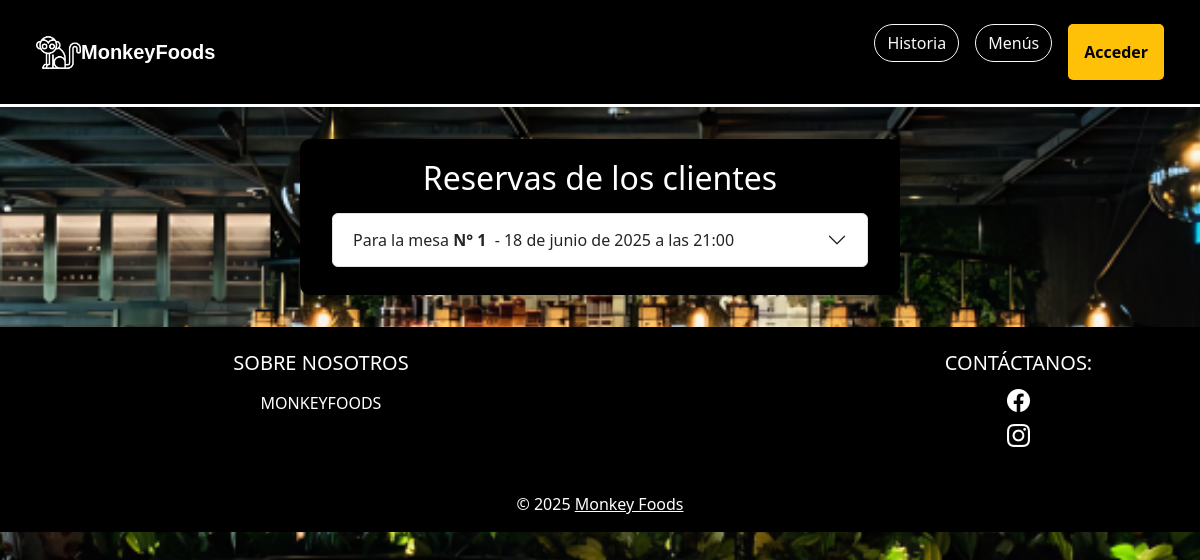
Before: /reservas_cocinero/ with the older database file.
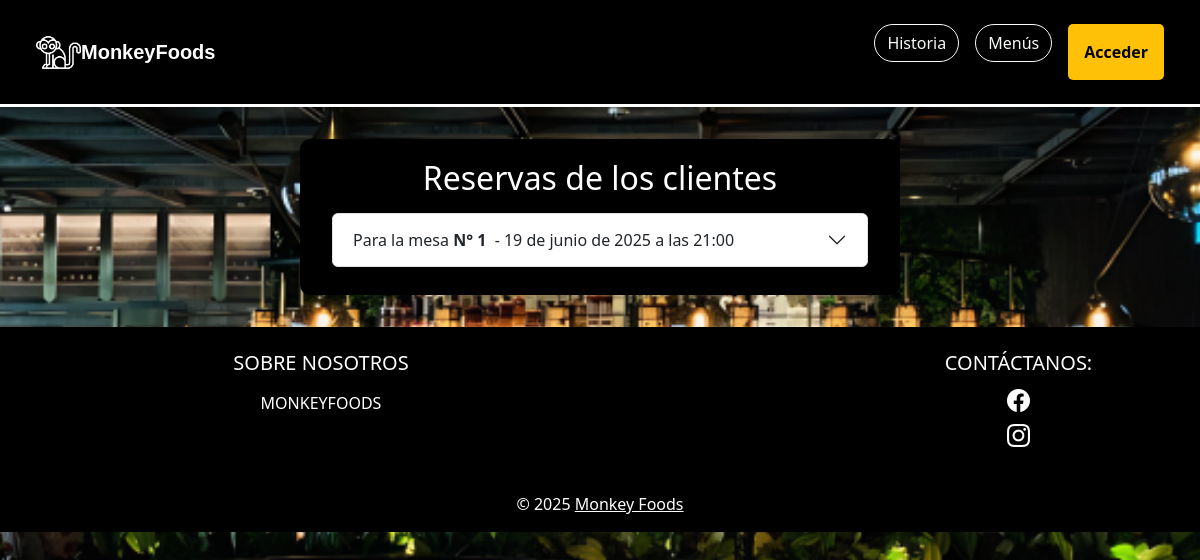
After: the same page with the newer database file.
### apps/reservas/models.py (models this page shows, shortened)
class Mesa(models.Model):
    zona = models.ForeignKey(Zona, on_delete=models.CASCADE)
    numero = models.PositiveIntegerField()
    capacidad = models.PositiveIntegerField()
    estado = models.BooleanField(default=True)  #mesa disponible o no

class Reserva(models.Model):
    ESTADOS_RESERVA = (
        ('borrador', 'Borrador'),
        ('completada', 'Completada'),
    )
    id_reserva = models.CharField(max_length=12, unique=True, editable=False)
    cliente = models.ForeignKey(settings.AUTH_USER_MODEL, on_delete=models.CASCADE)
    nombre_reserva = models.CharField(max_length=100)
    fecha = models.DateField()
    hora = models.TimeField()
    telefono = models.CharField(max_length=20)
    comensales = models.PositiveIntegerField(default=1)
    abono = models.DecimalField(max_digits=8, decimal_places=2)
    total = models.DecimalField(max_digits=8, decimal_places=2)
    mesas = models.ManyToManyField('Mesa')
    menu = models.ForeignKey(Menu, on_delete=models.SET_NULL, null=True, blank=True)  #modelo menú
    zona = models.ForeignKey('Zona', on_delete=models.CASCADE, null=True, blank=True)
    estado = models.CharField(max_length=20, choices=ESTADOS_RESERVA, default='borrador')

### apps/reservas_cocinero/views.py (the view)
# urls.py: path('', views.reservas_cocinero, name='reservas_cocinero'),
def reservas_cocinero(request):
    reservas = Reserva.objects.select_related('cliente').order_by('-fecha', '-hora')
    return render(request, 'reservas_cocinero/reservas_cocinero.html', {
        'reservas': reservas
    })

### apps/reservas_cocinero/templates/reservas_cocinero/reservas_cocinero.html (shortened to what the changed rows need)
{% load static %}
<!DOCTYPE html>
<html lang="es">
<head>
    <link href="https://cdn.jsdelivr.net/npm/bootstrap@5.3.3/dist/css/bootstrap.min.css" rel="stylesheet"
>
    <link rel="stylesheet" href="https://cdn.jsdelivr.net/npm/bootstrap-icons@1.11.3/font/bootstrap-icons.min.css">
    <link rel="stylesheet" href="{% static 'reservas_mesero/css/styles.css' %}">
</head>
<body class="body-fondo">
     <div class="form-container">
        <div class="container mb-2">
            <h2 class="text-white text-center mb-3">Reservas de los clientes</h2>
            <div class="accordion" id="accordionReservas">
                {% for reserva in reservas %}
                    {% if reserva.menu %}
                        <div class="accordion-item">
                            <h2 class="accordion-header" id="heading{{ reserva.id }}">
                                {% for mesa in reserva.mesas.all %}
                                    <button class="accordion-button collapsed" type="button" data-bs-toggle="collapse"
                                        data-bs-target="#collapse{{ reserva.id }}">
                                        Para la mesa&nbsp;<strong>N° {{ mesa.numero }}</strong>&nbsp; - {{ reserva.fecha }} a las {{ reserva.hora }}
                                    </button>
                                {% endfor %}
                            </h2>
                        </div>
                    {% endif %}
                {% endfor %}
            </div>
        </div>
    </div>
</html>

Changed rows visible on the page:
removed Reserva: fecha "18 de junio de 2025", hora "21:00", Mesa (numero "1")
added Reserva: fecha "19 de junio de 2025", hora "21:00", Mesa (numero "1")
